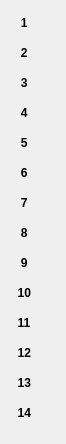
                 <widget class="QWidget" name="layoutWidget">
                  <property name="geometry">
                   <rect>
                    <x>1011</x>
                    <y>11</y>
                    <width>66</width>
                    <height>444</height>
                   </rect>
                  </property>
                  <layout class="QVBoxLayout" name="verticalLayout_2">
                   <item>
                    <layout class="QHBoxLayout" name="horizontalLayout">
                     <item>
                      <widget class="QLabel" name="label_2">
                       <property name="font">
                        <font>
                         <weight>75</weight>
                         <bold>true</bold>
                        </font>
                       </property>
                       <property name="text">
                        <string>   1</string>
                       </property>
                      </widget>
                     </item>
                     <item>
                      <widget class="QLabel" name="Summary_1">
                       <property name="maximumSize">
                        <size>
                         <width>31</width>
                         <height>24</height>
                        </size>
                       </property>
                       <property name="toolTip">
                        <string>&lt;html&gt;&lt;head/&gt;&lt;body&gt;&lt;p&gt;First sled status.&lt;/p&gt;&lt;/body&gt;&lt;/html&gt;</string>
                       </property>
                       <property name="text">
                        <string/>
                       </property>
                       <property name="pixmap">
                        <pixmap resource="Resource.qrc">:/Square_red.png</pixmap>
                       </property>
                      </widget>
                     </item>
                    </layout>
                   </item>
                   <item>
                    <layout class="QHBoxLayout" name="horizontalLayout_6">
                     <item>
                      <widget class="QLabel" name="label_9">
                       <property name="font">
                        <font>
                         <weight>75</weight>
                         <bold>true</bold>
                        </font>
                       </property>
                       <property name="text">
                        <string>   2</string>
                       </property>
                      </widget>
                     </item>
                     <item>
                      <widget class="QLabel" name="Summary_2">
                       <property name="maximumSize">
                        <size>
                         <width>31</width>
                         <height>24</height>
                        </size>
                       </property>
                       <property name="toolTip">
                        <string>&lt;html&gt;&lt;head/&gt;&lt;body&gt;&lt;p&gt;Second sled status.&lt;/p&gt;&lt;/body&gt;&lt;/html&gt;</string>
                       </property>
                       <property name="text">
                        <string/>
                       </property>
                       <property name="pixmap">
                        <pixmap resource="Resource.qrc">:/Square_red.png</pixmap>
                       </property>
                      </widget>
                     </item>
                    </layout>
                   </item>
                   <item>
                    <layout class="QHBoxLayout" name="horizontalLayout_7">
                     <item>
                      <widget class="QLabel" name="label_10">
                       <property name="font">
                        <font>
                         <weight>75</weight>
                         <bold>true</bold>
                        </font>
                       </property>
                       <property name="text">
                        <string>   3</string>
                       </property>
                      </widget>
                     </item>
                     <item>
                      <widget class="QLabel" name="Summary_3">
                       <property name="maximumSize">
                        <size>
                         <width>31</width>
                         <height>24</height>
                        </size>
                       </property>
                       <property name="toolTip">
                        <string>&lt;html&gt;&lt;head/&gt;&lt;body&gt;&lt;p&gt;Third sled status.&lt;/p&gt;&lt;/body&gt;&lt;/html&gt;</string>
                       </property>
                       <property name="text">
                        <string/>
                       </property>
                       <property name="pixmap">
                        <pixmap resource="Resource.qrc">:/Square_red.png</pixmap>
                       </property>
                      </widget>
                     </item>
                    </layout>
                   </item>
                   <item>
                    <layout class="QHBoxLayout" name="horizontalLayout_8">
                     <item>
                      <widget class="QLabel" name="label_11">
                       <property name="font">
                        <font>
                         <weight>75</weight>
                         <bold>true</bold>
                        </font>
                       </property>
                       <property name="text">
                        <string>   4</string>
                       </property>
                      </widget>
                     </item>
                     <item>
                      <widget class="QLabel" name="Summary_4">
                       <property name="maximumSize">
                        <size>
                         <width>31</width>
                         <height>24</height>
                        </size>
                       </property>
                       <property name="toolTip">
                        <string>&lt;html&gt;&lt;head/&gt;&lt;body&gt;&lt;p&gt;Forth sled status.&lt;/p&gt;&lt;/body&gt;&lt;/html&gt;</string>
                       </property>
                       <property name="text">
                        <string/>
                       </property>
                       <property name="pixmap">
                        <pixmap resource="Resource.qrc">:/Square_red.png</pixmap>
                       </property>
                      </widget>
                     </item>
                    </layout>
                   </item>
                   <item>
                    <layout class="QHBoxLayout" name="horizontalLayout_9">
                     <item>
                      <widget class="QLabel" name="label_12">
                       <property name="font">
                        <font>
                         <weight>75</weight>
                         <bold>true</bold>
                        </font>
                       </property>
                       <property name="text">
                        <string>   5</string>
                       </property>
                      </widget>
                     </item>
                     <item>
                      <widget class="QLabel" name="Summary_5">
                       <property name="maximumSize">
                        <size>
                         <width>31</width>
                         <height>24</height>
                        </size>
                       </property>
                       <property name="toolTip">
                        <string>&lt;html&gt;&lt;head/&gt;&lt;body&gt;&lt;p&gt;Fifth sled status.&lt;/p&gt;&lt;/body&gt;&lt;/html&gt;</string>
                       </property>
                       <property name="text">
                        <string/>
                       </property>
                       <property name="pixmap">
                        <pixmap resource="Resource.qrc">:/Square_red.png</pixmap>
                       </property>
                      </widget>
                     </item>
                    </layout>
                   </item>
                   <item>
                    <layout class="QHBoxLayout" name="horizontalLayout_10">
                     <item>
                      <widget class="QLabel" name="label_13">
                       <property name="font">
                        <font>
                         <weight>75</weight>
                         <bold>true</bold>
                        </font>
                       </property>
                       <property name="text">
                        <string>   6</string>
                       </property>
                      </widget>
                     </item>
                     <item>
                      <widget class="QLabel" name="Summary_6">
                       <property name="maximumSize">
                        <size>
                         <width>31</width>
                         <height>24</height>
                        </size>
                       </property>
                       <property name="toolTip">
                        <string>&lt;html&gt;&lt;head/&gt;&lt;body&gt;&lt;p&gt;Sixth sled status.&lt;/p&gt;&lt;/body&gt;&lt;/html&gt;</string>
                       </property>
                       <property name="text">
                        <string/>
                       </property>
                       <property name="pixmap">
                        <pixmap resource="Resource.qrc">:/Square_red.png</pixmap>
                       </property>
                      </widget>
                     </item>
                    </layout>
                   </item>
                   <item>
                    <layout class="QHBoxLayout" name="horizontalLayout_11">
                     <item>
                      <widget class="QLabel" name="label_14">
                       <property name="font">
                        <font>
                         <weight>75</weight>
                         <bold>true</bold>
                        </font>
                       </property>
                       <property name="text">
                        <string>   7</string>
                       </property>
                      </widget>
                     </item>
                     <item>
                      <widget class="QLabel" name="Summary_7">
                       <property name="maximumSize">
                        <size>
                         <width>31</width>
                         <height>24</height>
                        </size>
                       </property>
                       <property name="toolTip">
                        <string>&lt;html&gt;&lt;head/&gt;&lt;body&gt;&lt;p&gt;Seventh sled status.&lt;/p&gt;&lt;/body&gt;&lt;/html&gt;</string>
                       </property>
                       <property name="text">
                        <string/>
                       </property>
                       <property name="pixmap">
                        <pixmap resource="Resource.qrc">:/Square_red.png</pixmap>
                       </property>
                      </widget>
                     </item>
                    </layout>
                   </item>
                   <item>
                    <layout class="QHBoxLayout" name="horizontalLayout_12">
                     <item>
                      <widget class="QLabel" name="label_15">
                       <property name="font">
                        <font>
                         <weight>75</weight>
                         <bold>true</bold>
                        </font>
                       </property>
                       <property name="text">
                        <string>   8</string>
                       </property>
                      </widget>
                     </item>
                     <item>
                      <widget class="QLabel" name="Summary_8">
                       <property name="maximumSize">
                        <size>
                         <width>31</width>
                         <height>24</height>
                        </size>
                       </property>
                       <property name="toolTip">
                        <string>&lt;html&gt;&lt;head/&gt;&lt;body&gt;&lt;p&gt;Eighth sled status.&lt;/p&gt;&lt;/body&gt;&lt;/html&gt;</string>
                       </property>
                       <property name="text">
                        <string/>
                       </property>
                       <property name="pixmap">
                        <pixmap resource="Resource.qrc">:/Square_red.png</pixmap>
                       </property>
                      </widget>
                     </item>
                    </layout>
                   </item>
                   <item>
                    <layout class="QHBoxLayout" name="horizontalLayout_18">
                     <item>
                      <widget class="QLabel" name="label_16">
                       <property name="font">
                        <font>
                         <weight>75</weight>
                         <bold>true</bold>
                        </font>
                       </property>
                       <property name="text">
                        <string>   9</string>
                       </property>
                      </widget>
                     </item>
                     <item>
                      <widget class="QLabel" name="Summary_9">
                       <property name="maximumSize">
                        <size>
                         <width>31</width>
                         <height>24</height>
                        </size>
                       </property>
                       <property name="toolTip">
                        <string>&lt;html&gt;&lt;head/&gt;&lt;body&gt;&lt;p&gt;Nineth sled status.&lt;/p&gt;&lt;/body&gt;&lt;/html&gt;</string>
                       </property>
                       <property name="text">
                        <string/>
                       </property>
                       <property name="pixmap">
                        <pixmap resource="Resource.qrc">:/Square_red.png</pixmap>
                       </property>
                      </widget>
                     </item>
                    </layout>
                   </item>
                   <item>
                    <layout class="QHBoxLayout" name="horizontalLayout_17">
                     <item>
                      <widget class="QLabel" name="label_17">
                       <property name="font">
                        <font>
                         <weight>75</weight>
                         <bold>true</bold>
                        </font>
                       </property>
                       <property name="text">
                        <string>  10</string>
                       </property>
                      </widget>
                     </item>
                     <item>
                      <widget class="QLabel" name="Summary_10">
                       <property name="maximumSize">
                        <size>
                         <width>31</width>
                         <height>24</height>
                        </size>
                       </property>
                       <property name="toolTip">
                        <string>&lt;html&gt;&lt;head/&gt;&lt;body&gt;&lt;p&gt;Tenth sled status.&lt;/p&gt;&lt;/body&gt;&lt;/html&gt;</string>
                       </property>
                       <property name="text">
                        <string/>
                       </property>
                       <property name="pixmap">
                        <pixmap resource="Resource.qrc">:/Square_red.png</pixmap>
                       </property>
                      </widget>
                     </item>
                    </layout>
                   </item>
                   <item>
                    <layout class="QHBoxLayout" name="horizontalLayout_16">
                     <item>
                      <widget class="QLabel" name="label_18">
                       <property name="font">
                        <font>
                         <weight>75</weight>
                         <bold>true</bold>
                        </font>
                       </property>
                       <property name="text">
                        <string>  11</string>
                       </property>
                      </widget>
                     </item>
                     <item>
                      <widget class="QLabel" name="Summary_11">
                       <property name="maximumSize">
                        <size>
                         <width>31</width>
                         <height>24</height>
                        </size>
                       </property>
                       <property name="toolTip">
                        <string>&lt;html&gt;&lt;head/&gt;&lt;body&gt;&lt;p&gt;Eleventh sled status.&lt;/p&gt;&lt;/body&gt;&lt;/html&gt;</string>
                       </property>
                       <property name="text">
                        <string/>
                       </property>
                       <property name="pixmap">
                        <pixmap resource="Resource.qrc">:/Square_red.png</pixmap>
                       </property>
                      </widget>
                     </item>
                    </layout>
                   </item>
                   <item>
                    <layout class="QHBoxLayout" name="horizontalLayout_15">
                     <item>
                      <widget class="QLabel" name="label_19">
                       <property name="font">
                        <font>
                         <weight>75</weight>
                         <bold>true</bold>
                        </font>
                       </property>
                       <property name="text">
                        <string>  12</string>
                       </property>
                      </widget>
                     </item>
                     <item>
                      <widget class="QLabel" name="Summary_12">
                       <property name="maximumSize">
                        <size>
                         <width>31</width>
                         <height>24</height>
                        </size>
                       </property>
                       <property name="toolTip">
                        <string>&lt;html&gt;&lt;head/&gt;&lt;body&gt;&lt;p&gt;Twelfth sled status.&lt;/p&gt;&lt;/body&gt;&lt;/html&gt;</string>
                       </property>
                       <property name="text">
                        <string/>
                       </property>
                       <property name="pixmap">
                        <pixmap resource="Resource.qrc">:/Square_red.png</pixmap>
                       </property>
                      </widget>
                     </item>
                    </layout>
                   </item>
                   <item>
                    <layout class="QHBoxLayout" name="horizontalLayout_14">
                     <item>
                      <widget class="QLabel" name="label_20">
                       <property name="font">
                        <font>
                         <weight>75</weight>
                         <bold>true</bold>
                        </font>
                       </property>
                       <property name="text">
                        <string>  13</string>
                       </property>
                      </widget>
                     </item>
                     <item>
                      <widget class="QLabel" name="Summary_13">
                       <property name="maximumSize">
                        <size>
                         <width>31</width>
                         <height>24</height>
                        </size>
                       </property>
                       <property name="toolTip">
                        <string>&lt;html&gt;&lt;head/&gt;&lt;body&gt;&lt;p&gt;Thirteenth sled status. &lt;/p&gt;&lt;/body&gt;&lt;/html&gt;</string>
                       </property>
                       <property name="text">
                        <string/>
                       </property>
                       <property name="pixmap">
                        <pixmap resource="Resource.qrc">:/Square_red.png</pixmap>
                       </property>
                      </widget>
                     </item>
                    </layout>
                   </item>
                   <item>
                    <layout class="QHBoxLayout" name="horizontalLayout_13">
                     <item>
                      <widget class="QLabel" name="label_21">
                       <property name="font">
                        <font>
                         <weight>75</weight>
                         <bold>true</bold>
                        </font>
                       </property>
                       <property name="text">
                        <string>  14</string>
                       </property>
                      </widget>
                     </item>
                     <item>
                      <widget class="QLabel" name="Summary_14">
                       <property name="maximumSize">
                        <size>
                         <width>31</width>
                         <height>24</height>
                        </size>
                       </property>
                       <property name="toolTip">
                        <string>&lt;html&gt;&lt;head/&gt;&lt;body&gt;&lt;p&gt;Fourteenth sled status.&lt;/p&gt;&lt;/body&gt;&lt;/html&gt;</string>
                       </property>
                       <property name="text">
                        <string/>
                       </property>
                       <property name="pixmap">
                        <pixmap resource="Resource.qrc">:/Square_red.png</pixmap>
                       </property>
                      </widget>
                     </item>
                    </layout>
                   </item>
                  </layout>
                 </widget>
